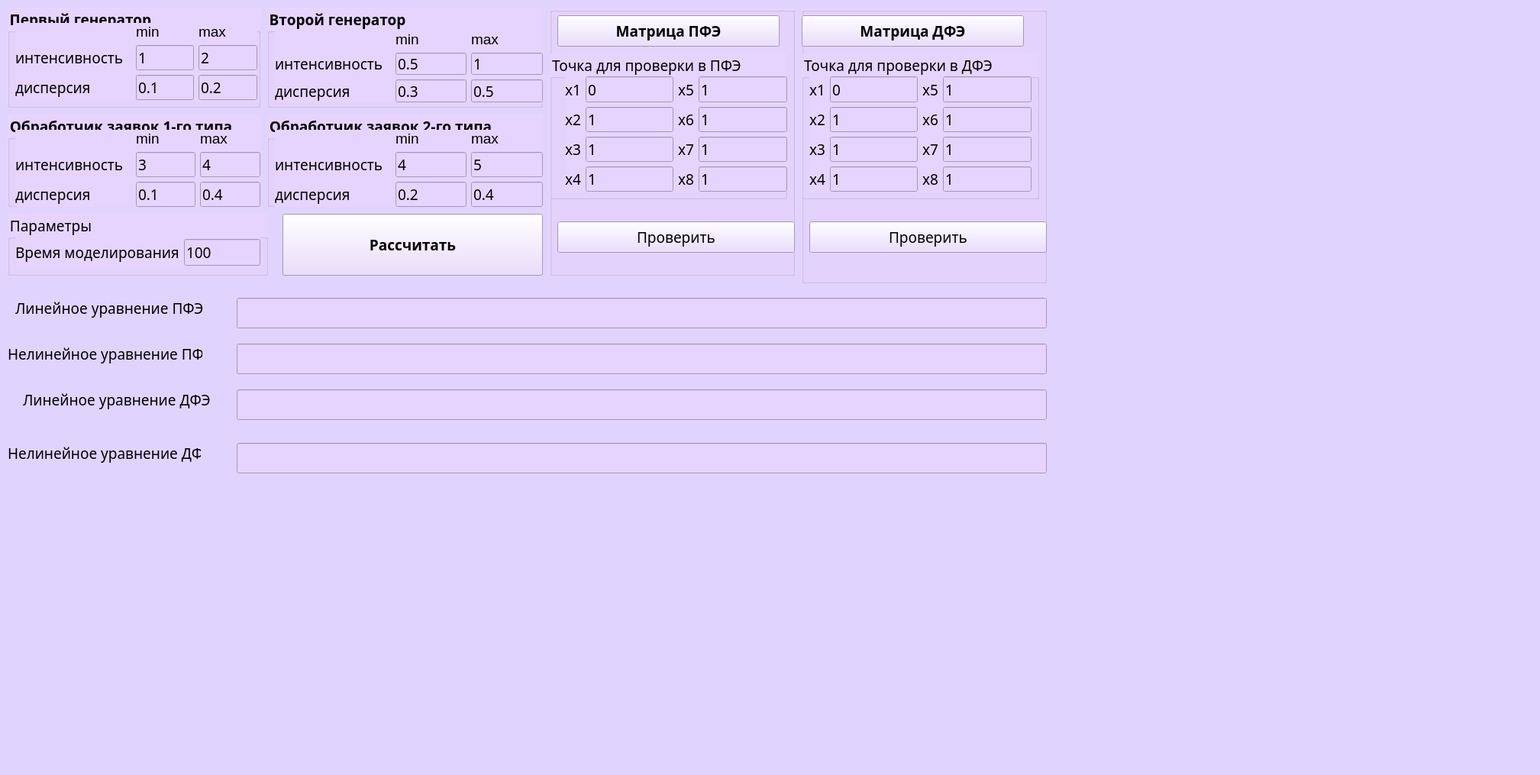
<?xml version="1.0" encoding="UTF-8"?>
<ui version="4.0">
 <class>Form</class>
 <widget class="QWidget" name="Form">
  <property name="geometry">
   <rect>
    <x>0</x>
    <y>0</y>
    <width>2017</width>
    <height>1015</height>
   </rect>
  </property>
  <property name="sizePolicy">
   <sizepolicy hsizetype="Fixed" vsizetype="Fixed">
    <horstretch>0</horstretch>
    <verstretch>0</verstretch>
   </sizepolicy>
  </property>
  <property name="font">
   <font>
    <family>Monaco</family>
    <pointsize>14</pointsize>
   </font>
  </property>
  <property name="windowTitle">
   <string>EP lab_3</string>
  </property>
  <property name="styleSheet">
   <string notr="true">background-color: rgb(224, 212, 255);</string>
  </property>
  <widget class="QPushButton" name="calc_button">
   <property name="geometry">
    <rect>
     <x>370</x>
     <y>280</y>
     <width>341</width>
     <height>81</height>
    </rect>
   </property>
   <property name="font">
    <font>
     <family>Monaco</family>
     <pointsize>14</pointsize>
     <weight>75</weight>
     <bold>true</bold>
    </font>
   </property>
   <property name="styleSheet">
    <string notr="true">background-color: rgb(230, 212, 255);</string>
   </property>
   <property name="text">
    <string>Рассчитать</string>
   </property>
  </widget>
  <widget class="QGroupBox" name="groupBox">
   <property name="geometry">
    <rect>
     <x>10</x>
     <y>10</y>
     <width>331</width>
     <height>131</height>
    </rect>
   </property>
   <property name="font">
    <font>
     <family>Monaco</family>
     <pointsize>14</pointsize>
     <weight>75</weight>
     <bold>true</bold>
    </font>
   </property>
   <property name="styleSheet">
    <string notr="true">background-color: rgb(230, 212, 255);</string>
   </property>
   <property name="title">
    <string>Первый генератор</string>
   </property>
   <widget class="QWidget" name="gridLayoutWidget">
    <property name="geometry">
     <rect>
      <x>10</x>
      <y>20</y>
      <width>317</width>
      <height>101</height>
     </rect>
    </property>
    <layout class="QGridLayout" name="gridLayout_3">
     <item row="2" column="0">
      <widget class="QLabel" name="label_a_2">
       <property name="font">
        <font>
         <family>Monaco</family>
         <pointsize>14</pointsize>
        </font>
       </property>
       <property name="text">
        <string notr="true">дисперсия</string>
       </property>
      </widget>
     </item>
     <item row="0" column="2">
      <widget class="QLabel" name="label_8">
       <property name="font">
        <font>
         <pointsize>14</pointsize>
        </font>
       </property>
       <property name="text">
        <string>max</string>
       </property>
      </widget>
     </item>
     <item row="2" column="2">
      <widget class="QLineEdit" name="line_edit_max_gen_var">
       <property name="font">
        <font>
         <family>Monaco</family>
         <pointsize>14</pointsize>
        </font>
       </property>
       <property name="text">
        <string>0.2</string>
       </property>
      </widget>
     </item>
     <item row="1" column="1">
      <widget class="QLineEdit" name="line_edit_min_gen_int">
       <property name="font">
        <font>
         <family>Monaco</family>
         <pointsize>14</pointsize>
        </font>
       </property>
       <property name="text">
        <string>1</string>
       </property>
      </widget>
     </item>
     <item row="1" column="0">
      <widget class="QLabel" name="label_b">
       <property name="font">
        <font>
         <family>Monaco</family>
         <pointsize>14</pointsize>
        </font>
       </property>
       <property name="text">
        <string notr="true">интенсивность  </string>
       </property>
      </widget>
     </item>
     <item row="0" column="1">
      <widget class="QLabel" name="label_5">
       <property name="font">
        <font>
         <pointsize>14</pointsize>
        </font>
       </property>
       <property name="text">
        <string>min</string>
       </property>
      </widget>
     </item>
     <item row="2" column="1">
      <widget class="QLineEdit" name="line_edit_min_gen_var">
       <property name="font">
        <font>
         <family>Monaco</family>
         <pointsize>14</pointsize>
        </font>
       </property>
       <property name="text">
        <string>0.1</string>
       </property>
      </widget>
     </item>
     <item row="1" column="2">
      <widget class="QLineEdit" name="line_edit_max_gen_int">
       <property name="font">
        <font>
         <family>Monaco</family>
         <pointsize>14</pointsize>
        </font>
       </property>
       <property name="text">
        <string>2</string>
       </property>
      </widget>
     </item>
    </layout>
   </widget>
  </widget>
  <widget class="QGroupBox" name="groupBox_3">
   <property name="geometry">
    <rect>
     <x>10</x>
     <y>280</y>
     <width>341</width>
     <height>81</height>
    </rect>
   </property>
   <property name="font">
    <font>
     <family>Monaco</family>
     <pointsize>14</pointsize>
    </font>
   </property>
   <property name="styleSheet">
    <string notr="true">background-color: rgb(230, 212, 255);</string>
   </property>
   <property name="title">
    <string>Параметры</string>
   </property>
   <widget class="QWidget" name="gridLayoutWidget_4">
    <property name="geometry">
     <rect>
      <x>10</x>
      <y>30</y>
      <width>321</width>
      <height>41</height>
     </rect>
    </property>
    <layout class="QGridLayout" name="gridLayout_6">
     <item row="0" column="0">
      <widget class="QLabel" name="label_req_cnt">
       <property name="font">
        <font>
         <family>Monaco</family>
         <pointsize>14</pointsize>
        </font>
       </property>
       <property name="text">
        <string>Время моделирования</string>
       </property>
      </widget>
     </item>
     <item row="0" column="1">
      <widget class="QLineEdit" name="line_edit_time">
       <property name="font">
        <font>
         <family>Monaco</family>
         <pointsize>14</pointsize>
        </font>
       </property>
       <property name="text">
        <string>100</string>
       </property>
      </widget>
     </item>
    </layout>
   </widget>
  </widget>
  <widget class="QGroupBox" name="groupBox_2">
   <property name="geometry">
    <rect>
     <x>10</x>
     <y>150</y>
     <width>331</width>
     <height>121</height>
    </rect>
   </property>
   <property name="font">
    <font>
     <family>Monaco</family>
     <pointsize>14</pointsize>
     <weight>75</weight>
     <bold>true</bold>
    </font>
   </property>
   <property name="styleSheet">
    <string notr="true">background-color: rgb(230, 212, 255);</string>
   </property>
   <property name="title">
    <string>Обработчик заявок 1-го типа</string>
   </property>
   <widget class="QWidget" name="gridLayoutWidget_2">
    <property name="geometry">
     <rect>
      <x>10</x>
      <y>20</y>
      <width>321</width>
      <height>101</height>
     </rect>
    </property>
    <layout class="QGridLayout" name="gridLayout_4">
     <item row="2" column="0">
      <widget class="QLabel" name="label_a_3">
       <property name="font">
        <font>
         <family>Monaco</family>
         <pointsize>14</pointsize>
        </font>
       </property>
       <property name="text">
        <string notr="true">дисперсия </string>
       </property>
      </widget>
     </item>
     <item row="2" column="1">
      <widget class="QLineEdit" name="line_edit_min_pm_var_1">
       <property name="font">
        <font>
         <family>Monaco</family>
         <pointsize>14</pointsize>
        </font>
       </property>
       <property name="text">
        <string>0.1</string>
       </property>
      </widget>
     </item>
     <item row="2" column="2">
      <widget class="QLineEdit" name="line_edit_max_pm_var_1">
       <property name="font">
        <font>
         <family>Monaco</family>
         <pointsize>14</pointsize>
        </font>
       </property>
       <property name="text">
        <string>0.4</string>
       </property>
      </widget>
     </item>
     <item row="1" column="0">
      <widget class="QLabel" name="label_a_4">
       <property name="font">
        <font>
         <family>Monaco</family>
         <pointsize>14</pointsize>
        </font>
       </property>
       <property name="text">
        <string notr="true">интенсивность  </string>
       </property>
      </widget>
     </item>
     <item row="1" column="1">
      <widget class="QLineEdit" name="line_edit_min_pm_int_1">
       <property name="font">
        <font>
         <family>Monaco</family>
         <pointsize>14</pointsize>
        </font>
       </property>
       <property name="text">
        <string>3</string>
       </property>
      </widget>
     </item>
     <item row="0" column="1">
      <widget class="QLabel" name="label_6">
       <property name="font">
        <font>
         <pointsize>14</pointsize>
        </font>
       </property>
       <property name="text">
        <string>min</string>
       </property>
      </widget>
     </item>
     <item row="0" column="2">
      <widget class="QLabel" name="label_7">
       <property name="font">
        <font>
         <pointsize>14</pointsize>
        </font>
       </property>
       <property name="text">
        <string>max</string>
       </property>
      </widget>
     </item>
     <item row="1" column="2">
      <widget class="QLineEdit" name="line_edit_max_pm_int_1">
       <property name="font">
        <font>
         <family>Monaco</family>
         <pointsize>14</pointsize>
        </font>
       </property>
       <property name="text">
        <string>4</string>
       </property>
      </widget>
     </item>
    </layout>
   </widget>
  </widget>
  <widget class="QGroupBox" name="groupBox_5">
   <property name="geometry">
    <rect>
     <x>350</x>
     <y>10</y>
     <width>361</width>
     <height>131</height>
    </rect>
   </property>
   <property name="font">
    <font>
     <family>Monaco</family>
     <pointsize>14</pointsize>
     <weight>75</weight>
     <bold>true</bold>
    </font>
   </property>
   <property name="styleSheet">
    <string notr="true">background-color: rgb(230, 212, 255);</string>
   </property>
   <property name="title">
    <string>Второй генератор</string>
   </property>
   <widget class="QWidget" name="gridLayoutWidget_6">
    <property name="geometry">
     <rect>
      <x>10</x>
      <y>30</y>
      <width>351</width>
      <height>94</height>
     </rect>
    </property>
    <layout class="QGridLayout" name="gridLayout_5">
     <item row="1" column="0">
      <widget class="QLabel" name="label_a_6">
       <property name="font">
        <font>
         <family>Monaco</family>
         <pointsize>14</pointsize>
        </font>
       </property>
       <property name="text">
        <string notr="true">интенсивность  </string>
       </property>
      </widget>
     </item>
     <item row="0" column="1">
      <widget class="QLabel" name="label_3">
       <property name="font">
        <font>
         <pointsize>14</pointsize>
        </font>
       </property>
       <property name="text">
        <string>min</string>
       </property>
      </widget>
     </item>
     <item row="2" column="2">
      <widget class="QLineEdit" name="line_edit_max_gen_var_2">
       <property name="font">
        <font>
         <family>Monaco</family>
         <pointsize>14</pointsize>
        </font>
       </property>
       <property name="text">
        <string>0.5</string>
       </property>
      </widget>
     </item>
     <item row="1" column="2">
      <widget class="QLineEdit" name="line_edit_max_gen_int_2">
       <property name="font">
        <font>
         <family>Monaco</family>
         <pointsize>14</pointsize>
        </font>
       </property>
       <property name="text">
        <string>1</string>
       </property>
      </widget>
     </item>
     <item row="0" column="2">
      <widget class="QLabel" name="label_4">
       <property name="font">
        <font>
         <pointsize>14</pointsize>
        </font>
       </property>
       <property name="text">
        <string>max</string>
       </property>
      </widget>
     </item>
     <item row="1" column="1">
      <widget class="QLineEdit" name="line_edit_min_gen_int_2">
       <property name="font">
        <font>
         <family>Monaco</family>
         <pointsize>14</pointsize>
        </font>
       </property>
       <property name="text">
        <string>0.5</string>
       </property>
      </widget>
     </item>
     <item row="2" column="1">
      <widget class="QLineEdit" name="line_edit_min_gen_var_2">
       <property name="font">
        <font>
         <family>Monaco</family>
         <pointsize>14</pointsize>
        </font>
       </property>
       <property name="text">
        <string>0.3</string>
       </property>
      </widget>
     </item>
     <item row="2" column="0">
      <widget class="QLabel" name="label_a_5">
       <property name="font">
        <font>
         <family>Monaco</family>
         <pointsize>14</pointsize>
        </font>
       </property>
       <property name="text">
        <string notr="true">дисперсия</string>
       </property>
      </widget>
     </item>
    </layout>
   </widget>
  </widget>
  <widget class="QGroupBox" name="groupBox_7">
   <property name="geometry">
    <rect>
     <x>350</x>
     <y>150</y>
     <width>361</width>
     <height>121</height>
    </rect>
   </property>
   <property name="font">
    <font>
     <family>Monaco</family>
     <pointsize>14</pointsize>
     <weight>75</weight>
     <bold>true</bold>
    </font>
   </property>
   <property name="styleSheet">
    <string notr="true">background-color: rgb(230, 212, 255);</string>
   </property>
   <property name="title">
    <string>Обработчик заявок 2-го типа</string>
   </property>
   <widget class="QWidget" name="gridLayoutWidget_8">
    <property name="geometry">
     <rect>
      <x>10</x>
      <y>20</y>
      <width>351</width>
      <height>101</height>
     </rect>
    </property>
    <layout class="QGridLayout" name="gridLayout_10">
     <item row="1" column="2">
      <widget class="QLineEdit" name="line_edit_max_pm_int_2">
       <property name="font">
        <font>
         <family>Monaco</family>
         <pointsize>14</pointsize>
        </font>
       </property>
       <property name="text">
        <string>5</string>
       </property>
      </widget>
     </item>
     <item row="0" column="1">
      <widget class="QLabel" name="label">
       <property name="font">
        <font>
         <pointsize>14</pointsize>
        </font>
       </property>
       <property name="text">
        <string>min</string>
       </property>
      </widget>
     </item>
     <item row="0" column="2">
      <widget class="QLabel" name="label_2">
       <property name="font">
        <font>
         <pointsize>14</pointsize>
        </font>
       </property>
       <property name="text">
        <string>max</string>
       </property>
      </widget>
     </item>
     <item row="1" column="1">
      <widget class="QLineEdit" name="line_edit_min_pm_int_2">
       <property name="font">
        <font>
         <family>Monaco</family>
         <pointsize>14</pointsize>
        </font>
       </property>
       <property name="text">
        <string>4</string>
       </property>
      </widget>
     </item>
     <item row="2" column="1">
      <widget class="QLineEdit" name="line_edit_min_pm_var_2">
       <property name="font">
        <font>
         <family>Monaco</family>
         <pointsize>14</pointsize>
        </font>
       </property>
       <property name="text">
        <string>0.2</string>
       </property>
      </widget>
     </item>
     <item row="2" column="0">
      <widget class="QLabel" name="label_a_23">
       <property name="font">
        <font>
         <family>Monaco</family>
         <pointsize>14</pointsize>
        </font>
       </property>
       <property name="text">
        <string notr="true">дисперсия</string>
       </property>
      </widget>
     </item>
     <item row="1" column="0">
      <widget class="QLabel" name="label_a_24">
       <property name="font">
        <font>
         <family>Monaco</family>
         <pointsize>14</pointsize>
        </font>
       </property>
       <property name="text">
        <string notr="true">интенсивность  </string>
       </property>
      </widget>
     </item>
     <item row="2" column="2">
      <widget class="QLineEdit" name="line_edit_max_pm_var_2">
       <property name="font">
        <font>
         <family>Monaco</family>
         <pointsize>14</pointsize>
        </font>
       </property>
       <property name="text">
        <string>0.4</string>
       </property>
      </widget>
     </item>
    </layout>
   </widget>
  </widget>
  <widget class="QGroupBox" name="groupBox_8">
   <property name="geometry">
    <rect>
     <x>720</x>
     <y>10</y>
     <width>321</width>
     <height>351</height>
    </rect>
   </property>
   <property name="styleSheet">
    <string notr="true">background-color: rgb(230, 212, 255);</string>
   </property>
   <property name="title">
    <string/>
   </property>
   <widget class="QPushButton" name="show_full_table_button">
    <property name="geometry">
     <rect>
      <x>10</x>
      <y>10</y>
      <width>291</width>
      <height>41</height>
     </rect>
    </property>
    <property name="font">
     <font>
      <family>Monaco</family>
      <pointsize>14</pointsize>
      <weight>75</weight>
      <bold>true</bold>
     </font>
    </property>
    <property name="styleSheet">
     <string notr="true">background-color: rgb(230, 212, 255);</string>
    </property>
    <property name="text">
     <string>Матрица ПФЭ</string>
    </property>
   </widget>
   <widget class="QPushButton" name="check_full_button">
    <property name="geometry">
     <rect>
      <x>10</x>
      <y>280</y>
      <width>311</width>
      <height>41</height>
     </rect>
    </property>
    <property name="font">
     <font>
      <family>Monaco</family>
      <pointsize>14</pointsize>
     </font>
    </property>
    <property name="styleSheet">
     <string notr="true">background-color: rgb(230, 212, 255);</string>
    </property>
    <property name="text">
     <string>Проверить</string>
    </property>
   </widget>
   <widget class="QGroupBox" name="groupBox_4">
    <property name="geometry">
     <rect>
      <x>0</x>
      <y>60</y>
      <width>311</width>
      <height>191</height>
     </rect>
    </property>
    <property name="font">
     <font>
      <family>Monaco</family>
      <pointsize>14</pointsize>
     </font>
    </property>
    <property name="title">
     <string>Точка для проверки в ПФЭ</string>
    </property>
    <widget class="QWidget" name="gridLayoutWidget_5">
     <property name="geometry">
      <rect>
       <x>20</x>
       <y>30</y>
       <width>291</width>
       <height>151</height>
      </rect>
     </property>
     <layout class="QGridLayout" name="gridLayout_8">
      <item row="1" column="4">
       <widget class="QLineEdit" name="line_edit_x6_full">
        <property name="font">
         <font>
          <family>Monaco</family>
          <pointsize>14</pointsize>
         </font>
        </property>
        <property name="text">
         <string>1</string>
        </property>
       </widget>
      </item>
      <item row="2" column="2">
       <widget class="QLineEdit" name="line_edit_x3_full">
        <property name="font">
         <font>
          <family>Monaco</family>
          <pointsize>14</pointsize>
         </font>
        </property>
        <property name="text">
         <string>1</string>
        </property>
       </widget>
      </item>
      <item row="1" column="0">
       <widget class="QLabel" name="label_a_7">
        <property name="font">
         <font>
          <family>Monaco</family>
          <pointsize>14</pointsize>
         </font>
        </property>
        <property name="text">
         <string notr="true">x2</string>
        </property>
       </widget>
      </item>
      <item row="1" column="2">
       <widget class="QLineEdit" name="line_edit_x2_full">
        <property name="font">
         <font>
          <family>Monaco</family>
          <pointsize>14</pointsize>
         </font>
        </property>
        <property name="text">
         <string>1</string>
        </property>
       </widget>
      </item>
      <item row="0" column="4">
       <widget class="QLineEdit" name="line_edit_x5_full">
        <property name="font">
         <font>
          <family>Monaco</family>
          <pointsize>14</pointsize>
         </font>
        </property>
        <property name="text">
         <string>1</string>
        </property>
       </widget>
      </item>
      <item row="0" column="2">
       <widget class="QLineEdit" name="line_edit_x1_full">
        <property name="font">
         <font>
          <family>Monaco</family>
          <pointsize>14</pointsize>
         </font>
        </property>
        <property name="text">
         <string>0</string>
        </property>
       </widget>
      </item>
      <item row="3" column="2">
       <widget class="QLineEdit" name="line_edit_x4_full">
        <property name="font">
         <font>
          <family>Monaco</family>
          <pointsize>14</pointsize>
         </font>
        </property>
        <property name="text">
         <string>1</string>
        </property>
       </widget>
      </item>
      <item row="1" column="3">
       <widget class="QLabel" name="label_a_15">
        <property name="font">
         <font>
          <family>Monaco</family>
          <pointsize>14</pointsize>
         </font>
        </property>
        <property name="text">
         <string notr="true">x6</string>
        </property>
       </widget>
      </item>
      <item row="3" column="0">
       <widget class="QLabel" name="label_a_13">
        <property name="font">
         <font>
          <family>Monaco</family>
          <pointsize>14</pointsize>
         </font>
        </property>
        <property name="text">
         <string notr="true">x4</string>
        </property>
       </widget>
      </item>
      <item row="2" column="0">
       <widget class="QLabel" name="label_a_12">
        <property name="font">
         <font>
          <family>Monaco</family>
          <pointsize>14</pointsize>
         </font>
        </property>
        <property name="text">
         <string notr="true">x3</string>
        </property>
       </widget>
      </item>
      <item row="0" column="3">
       <widget class="QLabel" name="label_a_14">
        <property name="font">
         <font>
          <family>Monaco</family>
          <pointsize>14</pointsize>
         </font>
        </property>
        <property name="text">
         <string notr="true">x5</string>
        </property>
       </widget>
      </item>
      <item row="0" column="0">
       <widget class="QLabel" name="label_a_9">
        <property name="font">
         <font>
          <family>Monaco</family>
          <pointsize>14</pointsize>
         </font>
        </property>
        <property name="text">
         <string notr="true">x1</string>
        </property>
       </widget>
      </item>
      <item row="2" column="3">
       <widget class="QLabel" name="label_a_25">
        <property name="font">
         <font>
          <family>Monaco</family>
          <pointsize>14</pointsize>
         </font>
        </property>
        <property name="text">
         <string notr="true">x7</string>
        </property>
       </widget>
      </item>
      <item row="3" column="3">
       <widget class="QLabel" name="label_a_26">
        <property name="font">
         <font>
          <family>Monaco</family>
          <pointsize>14</pointsize>
         </font>
        </property>
        <property name="text">
         <string notr="true">x8</string>
        </property>
       </widget>
      </item>
      <item row="2" column="4">
       <widget class="QLineEdit" name="line_edit_x7_full">
        <property name="font">
         <font>
          <family>Monaco</family>
          <pointsize>14</pointsize>
         </font>
        </property>
        <property name="text">
         <string>1</string>
        </property>
       </widget>
      </item>
      <item row="3" column="4">
       <widget class="QLineEdit" name="line_edit_x8_full">
        <property name="font">
         <font>
          <family>Monaco</family>
          <pointsize>14</pointsize>
         </font>
        </property>
        <property name="text">
         <string>1</string>
        </property>
       </widget>
      </item>
     </layout>
    </widget>
   </widget>
  </widget>
  <widget class="QGroupBox" name="groupBox_9">
   <property name="geometry">
    <rect>
     <x>1050</x>
     <y>10</y>
     <width>321</width>
     <height>361</height>
    </rect>
   </property>
   <property name="styleSheet">
    <string notr="true">background-color: rgb(230, 212, 255);</string>
   </property>
   <property name="title">
    <string/>
   </property>
   <widget class="QPushButton" name="show_partial_table_button">
    <property name="geometry">
     <rect>
      <x>0</x>
      <y>10</y>
      <width>291</width>
      <height>41</height>
     </rect>
    </property>
    <property name="font">
     <font>
      <family>Monaco</family>
      <pointsize>14</pointsize>
      <weight>75</weight>
      <bold>true</bold>
     </font>
    </property>
    <property name="text">
     <string>Матрица ДФЭ</string>
    </property>
   </widget>
   <widget class="QGroupBox" name="groupBox_6">
    <property name="geometry">
     <rect>
      <x>0</x>
      <y>60</y>
      <width>311</width>
      <height>191</height>
     </rect>
    </property>
    <property name="font">
     <font>
      <family>Monaco</family>
      <pointsize>14</pointsize>
     </font>
    </property>
    <property name="title">
     <string>Точка для проверки в ДФЭ</string>
    </property>
    <widget class="QWidget" name="gridLayoutWidget_7">
     <property name="geometry">
      <rect>
       <x>10</x>
       <y>30</y>
       <width>291</width>
       <height>151</height>
      </rect>
     </property>
     <layout class="QGridLayout" name="gridLayout_9">
      <item row="3" column="0">
       <widget class="QLabel" name="label_a_17">
        <property name="font">
         <font>
          <family>Monaco</family>
          <pointsize>14</pointsize>
         </font>
        </property>
        <property name="text">
         <string notr="true">x4</string>
        </property>
       </widget>
      </item>
      <item row="1" column="0">
       <widget class="QLabel" name="label_a_18">
        <property name="font">
         <font>
          <family>Monaco</family>
          <pointsize>14</pointsize>
         </font>
        </property>
        <property name="text">
         <string notr="true">x2</string>
        </property>
       </widget>
      </item>
      <item row="2" column="0">
       <widget class="QLabel" name="label_a_19">
        <property name="font">
         <font>
          <family>Monaco</family>
          <pointsize>14</pointsize>
         </font>
        </property>
        <property name="text">
         <string notr="true">x3</string>
        </property>
       </widget>
      </item>
      <item row="0" column="0">
       <widget class="QLabel" name="label_a_16">
        <property name="font">
         <font>
          <family>Monaco</family>
          <pointsize>14</pointsize>
         </font>
        </property>
        <property name="text">
         <string notr="true">x1</string>
        </property>
       </widget>
      </item>
      <item row="3" column="2">
       <widget class="QLineEdit" name="line_edit_x4_partial">
        <property name="font">
         <font>
          <family>Monaco</family>
          <pointsize>14</pointsize>
         </font>
        </property>
        <property name="text">
         <string>1</string>
        </property>
       </widget>
      </item>
      <item row="0" column="4">
       <widget class="QLineEdit" name="line_edit_x5_partial">
        <property name="font">
         <font>
          <family>Monaco</family>
          <pointsize>14</pointsize>
         </font>
        </property>
        <property name="text">
         <string>1</string>
        </property>
       </widget>
      </item>
      <item row="0" column="2">
       <widget class="QLineEdit" name="line_edit_x1_partial">
        <property name="font">
         <font>
          <family>Monaco</family>
          <pointsize>14</pointsize>
         </font>
        </property>
        <property name="text">
         <string>0</string>
        </property>
       </widget>
      </item>
      <item row="2" column="2">
       <widget class="QLineEdit" name="line_edit_x3_partial">
        <property name="font">
         <font>
          <family>Monaco</family>
          <pointsize>14</pointsize>
         </font>
        </property>
        <property name="text">
         <string>1</string>
        </property>
       </widget>
      </item>
      <item row="1" column="2">
       <widget class="QLineEdit" name="line_edit_x2_partial">
        <property name="font">
         <font>
          <family>Monaco</family>
          <pointsize>14</pointsize>
         </font>
        </property>
        <property name="text">
         <string>1</string>
        </property>
       </widget>
      </item>
      <item row="0" column="3">
       <widget class="QLabel" name="label_a_20">
        <property name="font">
         <font>
          <family>Monaco</family>
          <pointsize>14</pointsize>
         </font>
        </property>
        <property name="text">
         <string notr="true">x5</string>
        </property>
       </widget>
      </item>
      <item row="1" column="4">
       <widget class="QLineEdit" name="line_edit_x6_partial">
        <property name="font">
         <font>
          <family>Monaco</family>
          <pointsize>14</pointsize>
         </font>
        </property>
        <property name="text">
         <string>1</string>
        </property>
       </widget>
      </item>
      <item row="1" column="3">
       <widget class="QLabel" name="label_a_21">
        <property name="font">
         <font>
          <family>Monaco</family>
          <pointsize>14</pointsize>
         </font>
        </property>
        <property name="text">
         <string notr="true">x6</string>
        </property>
       </widget>
      </item>
      <item row="2" column="3">
       <widget class="QLabel" name="label_a_28">
        <property name="font">
         <font>
          <family>Monaco</family>
          <pointsize>14</pointsize>
         </font>
        </property>
        <property name="text">
         <string notr="true">x7</string>
        </property>
       </widget>
      </item>
      <item row="3" column="3">
       <widget class="QLabel" name="label_a_27">
        <property name="font">
         <font>
          <family>Monaco</family>
          <pointsize>14</pointsize>
         </font>
        </property>
        <property name="text">
         <string notr="true">x8</string>
        </property>
       </widget>
      </item>
      <item row="2" column="4">
       <widget class="QLineEdit" name="line_edit_x7_partial">
        <property name="font">
         <font>
          <family>Monaco</family>
          <pointsize>14</pointsize>
         </font>
        </property>
        <property name="text">
         <string>1</string>
        </property>
       </widget>
      </item>
      <item row="3" column="4">
       <widget class="QLineEdit" name="line_edit_x8_partial">
        <property name="font">
         <font>
          <family>Monaco</family>
          <pointsize>14</pointsize>
         </font>
        </property>
        <property name="text">
         <string>1</string>
        </property>
       </widget>
      </item>
     </layout>
    </widget>
   </widget>
   <widget class="QPushButton" name="check_partial_button">
    <property name="geometry">
     <rect>
      <x>10</x>
      <y>280</y>
      <width>311</width>
      <height>41</height>
     </rect>
    </property>
    <property name="font">
     <font>
      <family>Monaco</family>
      <pointsize>14</pointsize>
     </font>
    </property>
    <property name="text">
     <string>Проверить</string>
    </property>
   </widget>
  </widget>
  <widget class="QLabel" name="label_a_8">
   <property name="geometry">
    <rect>
     <x>20</x>
     <y>390</y>
     <width>255</width>
     <height>26</height>
    </rect>
   </property>
   <property name="font">
    <font>
     <family>Monaco</family>
     <pointsize>14</pointsize>
    </font>
   </property>
   <property name="text">
    <string notr="true">Линейное уравнение ПФЭ</string>
   </property>
  </widget>
  <widget class="QLabel" name="label_b_8">
   <property name="geometry">
    <rect>
     <x>10</x>
     <y>450</y>
     <width>255</width>
     <height>26</height>
    </rect>
   </property>
   <property name="font">
    <font>
     <family>Monaco</family>
     <pointsize>14</pointsize>
    </font>
   </property>
   <property name="text">
    <string notr="true">Нелинейное уравнение ПФЭ</string>
   </property>
  </widget>
  <widget class="QLabel" name="label_a_22">
   <property name="geometry">
    <rect>
     <x>30</x>
     <y>510</y>
     <width>253</width>
     <height>26</height>
    </rect>
   </property>
   <property name="font">
    <font>
     <family>Monaco</family>
     <pointsize>14</pointsize>
    </font>
   </property>
   <property name="text">
    <string notr="true">Линейное уравнение ДФЭ</string>
   </property>
  </widget>
  <widget class="QLabel" name="label_b_9">
   <property name="geometry">
    <rect>
     <x>10</x>
     <y>580</y>
     <width>253</width>
     <height>26</height>
    </rect>
   </property>
   <property name="font">
    <font>
     <family>Monaco</family>
     <pointsize>14</pointsize>
    </font>
   </property>
   <property name="text">
    <string notr="true">Нелинейное уравнение ДФЭ</string>
   </property>
  </widget>
  <widget class="QLineEdit" name="line_edit_lin_regr_full">
   <property name="geometry">
    <rect>
     <x>310</x>
     <y>390</y>
     <width>1061</width>
     <height>40</height>
    </rect>
   </property>
   <property name="styleSheet">
    <string notr="true">background-color: rgb(230, 212, 255);</string>
   </property>
  </widget>
  <widget class="QLineEdit" name="line_edit_nonlin_regr_full">
   <property name="geometry">
    <rect>
     <x>310</x>
     <y>450</y>
     <width>1061</width>
     <height>40</height>
    </rect>
   </property>
   <property name="styleSheet">
    <string notr="true">background-color: rgb(230, 212, 255);</string>
   </property>
  </widget>
  <widget class="QLineEdit" name="line_edit_nonlin_regr_partial">
   <property name="geometry">
    <rect>
     <x>310</x>
     <y>580</y>
     <width>1061</width>
     <height>40</height>
    </rect>
   </property>
   <property name="styleSheet">
    <string notr="true">background-color: rgb(230, 212, 255);</string>
   </property>
  </widget>
  <widget class="QLineEdit" name="line_edit_lin_regr_partial">
   <property name="geometry">
    <rect>
     <x>310</x>
     <y>510</y>
     <width>1061</width>
     <height>40</height>
    </rect>
   </property>
   <property name="styleSheet">
    <string notr="true">background-color: rgb(230, 212, 255);</string>
   </property>
  </widget>
 </widget>
 <resources/>
 <connections/>
</ui>
